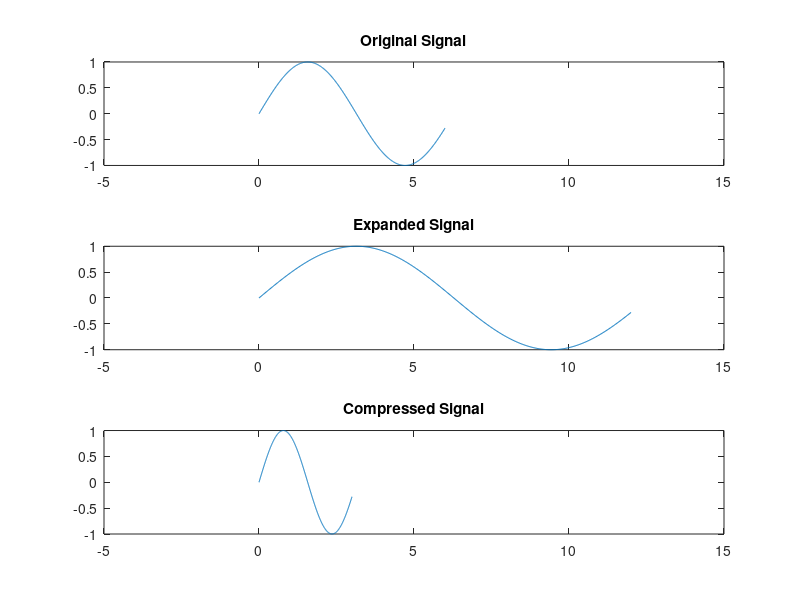

MATLAB code for this plot:
t=0:0.01:6;
x=sin(t);

subplot(3,1,1)
plot(t,x)
xlim([-5 15])
title('Original Signal')


subplot(3,1,2)
plot(2*t,x)
xlim([-5 15])
title('Expanded Signal')

subplot(3,1,3)
plot(t/2,x)
xlim([-5 15])
title('Compressed Signal')